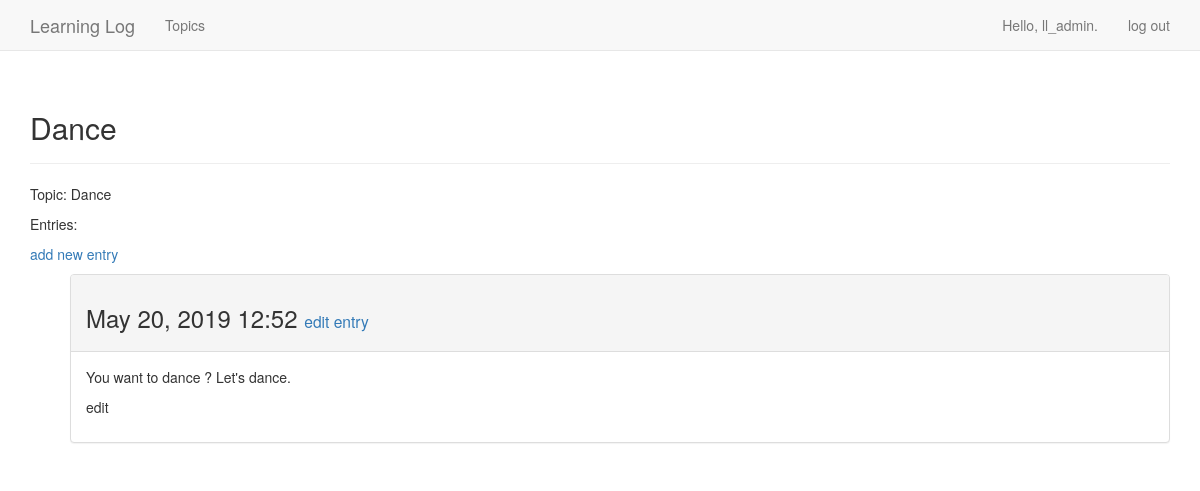
The page /topics/3/ (signed in) on the database its author committed.
### learning_logs/models.py (models this page shows, shortened)
class Topic(models.Model):
    text = models.CharField(max_length=200)
    date_added = models.DateTimeField(auto_now_add=True)
    owner = models.ForeignKey(User, on_delete=models.CASCADE)
    def __str__(self):
        return self.text

class Entry(models.Model):
    topic = models.ForeignKey(Topic, on_delete=models.CASCADE)
    text = models.TextField()
    date_added = models.DateTimeField(auto_now_add=True)
    class Meta:
        verbose_name_plural = "entries"

### learning_logs/views.py (the view)
# urls.py: path("topics/<int:topic_id>/", views.topic, name="topic"),
@login_required
def topic(request, topic_id):
    topic = Topic.objects.get(id=topic_id)
    if topic.owner != request.user:
        raise Http404
    entries = topic.entry_set.order_by("-date_added")
    context = {"topic": topic, "entries": entries}
    return render(request, "learning_logs/topic.html", context)

### learning_logs/templates/learning_logs/topic.html
{% extends "learning_logs/base.html" %}
{% block header %}
    <h2>{{ topic }}</h2>
{% endblock header %}
{% block content %}
    <p>Topic: {{ topic }}</p>
    <p>Entries:</p>
    <p>
        <a href="{% url 'learning_logs:new_entry' topic.id %}">add new entry</a>
    </p>
    <ul>
        {% for entry in entries %}
            <div class="panel panel-default">
                <div class="panel-heading">
                    <h3>
                        {{ entry.date_added|date:"M d, Y H:i" }}
                        <small>
                            <a href="{% url 'learning_logs:edit_entry' entry.id %}">edit entry</a>
                        </small>
                    </h3>
                </div>
                <div class="panel-body">
                    {{ entry.text|linebreaks }}
                </div>
            </div>
        {% empty %}
            There are no entries for this topic yet.
        {% endfor %}
    </ul>
{% endblock content %}

### learning_logs/templates/learning_logs/base.html (shortened to what this page needs)
{% load bootstrap3 %}
<!DOCTYPE html>
<html lang="en">
    <head>
        {% bootstrap_css %}
    </head>
    <body>
        <nav class="navbar navbar-default navbar-static-top">
            <div class="container">
                <div class="navbar-header">
                    <a class="navbar-brand" href="{% url 'learning_logs:index' %}">
                        Learning Log
                    </a>
                </div>
                <div id="navbar" class="navbar-collapse collapse">
                    <ul class="nav navbar-nav">
                        <li><a href="{% url 'learning_logs:topics' %}">Topics</a></li>
                    </ul>
                    <ul class="nav navbar-nav navbar-right">
                        {% if user.is_authenticated %}
                            <li><a>Hello, {{ user.username }}.</a></li>
                            <li><a href="{% url 'users:logout' %}">log out</a></li>
                        {% else %}
                            <li><a href="{% url 'users:register' %}">register</a></li>
                            <li><a href="{% url 'users:login' %}">log in</a></li>
                        {% endif %}
                    </ul>
                </div>
            </div>
        </nav>
        <div class="container">
            <div class="page-header">
                {% block header %}{% endblock header %}
            </div>
            <div>
                {% block content %}{% endblock content %}
            </div>
        </div>
    </body>
</html>

### rows shown on the page
Topic: text "Dance"
Entry: date_added "May 20, 2019 12:52", text "You want to dance ? Let's dance. edit"

### other values the page prints
{{ user.username }} "ll_admin"
